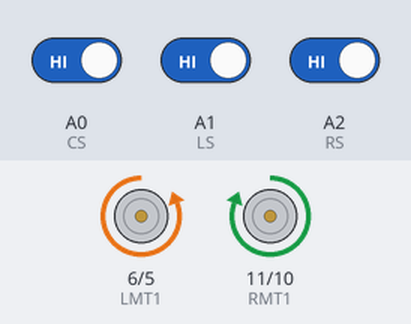
The sketch below on a simulated Arduino Uno, built with avr-gcc and run on an emulated ATmega328P. Parts: motor-driver pin pairs drawn as motors (green arrow = first pin HIGH = forward, orange = second pin HIGH = backward, longer = more drive). The inputs (shaded band) are chosen by the test bench; at power-on: A2 (RS) HIGH, A1 (LS) HIGH, A0 (CS) HIGH.

Above: at 2.8 s.
2.9 s: A2 (RS) driven LOW
At 6.9 s:
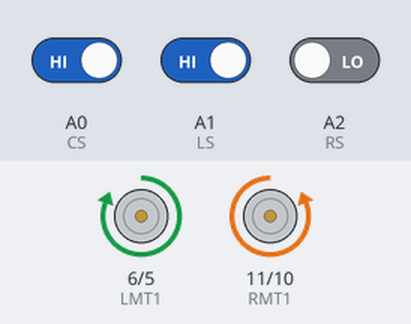
7.0 s: A1 (LS) driven LOW
At 7.8 s:
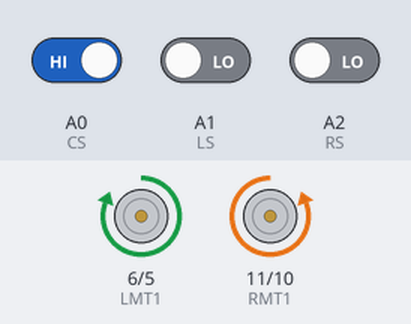
8.5 s: A0 (CS) driven LOW
At 9.6 s:
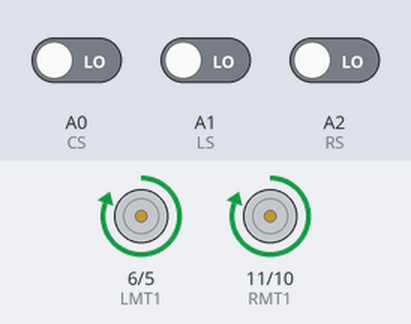
10.0 s: A0 (CS) driven HIGH
At 10.8 s:
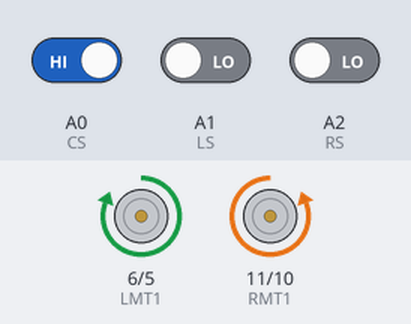
11.5 s: A1 (LS) driven HIGH
At 11.9 s:
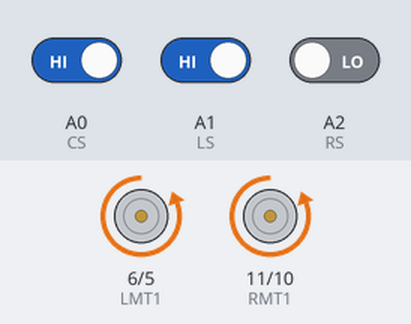
Timing chart, 0 to 16.5 s (numbered marks = the images above; inputs shaded):
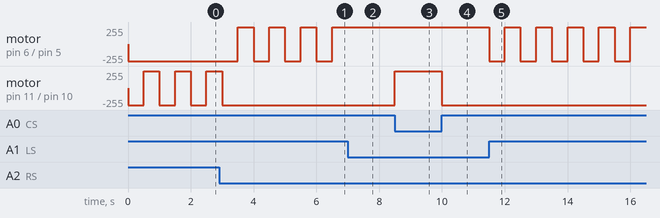

Measured:
- after the input at 2.9 s, motor on pin 6 (LMT1) / pin 5 (LMT2): alternates forward 255/255 for 0.50 s and backward 255/255 for 0.50 s, starting after 0.60 s; motor on pin 11 (RMT1) / pin 10 (RMT2): goes on until 3.0 s, then stays backward 255/255
- after the input at 7.0 s, motor on pin 6 (LMT1) / pin 5 (LMT2): stays forward 255/255 (without the input it goes to backward 255/255 after 0.00 s)
- after the input at 8.5 s, motor on pin 11 (RMT1) / pin 10 (RMT2): backward 255/255 → forward 255/255 at once
- after the input at 10.0 s, motor on pin 11 (RMT1) / pin 10 (RMT2): forward 255/255 → backward 255/255 at once
- after the input at 11.5 s, motor on pin 6 (LMT1) / pin 5 (LMT2): alternates forward 255/255 for 0.50 s and backward 255/255 for 0.50 s, starting at once
- by itself, motor on pin 11 (RMT1) / pin 10 (RMT2): alternates forward 255/255 for 0.50 s and backward 255/255 for 0.50 s

The sketch:

code.ino
```cpp
int LMT1=6,LMT2=5,RMT1=11,RMT2=10;
int CS=A0, LS=A1, RS=A2,CSV,LSV,RSV;
void setup()
{
  pinMode(CS,INPUT);
  pinMode(LS,INPUT);
  pinMode(RS,INPUT);
  pinMode(LMT1,OUTPUT);
  pinMode(LMT2,OUTPUT);
  pinMode(RMT1,OUTPUT);
  pinMode(RMT2,OUTPUT);
}
void loop()
{
  CSV=digitalRead(LS);
  LSV=digitalRead(CS);
  RSV=digitalRead(RS);
  if(LSV==LOW&&CSV==LOW&&RSV==LOW)
  {
    fwd();
  }

  else if(LSV==HIGH&&CSV==LOW&&RSV==LOW)
  {
    right();
  }
  else if(LSV==LOW&&CSV==LOW&&RSV==HIGH)
  {
    left();
  }
  else if(LSV==LOW&&CSV==HIGH&&RSV==LOW)
  {
    back();
    delay(500);
    left();
    delay(500);
  }
  else if(LSV==HIGH&&CSV==HIGH&&RSV==LOW)
  {
    back();
    delay(500);
    right();
    delay(500);
  }
  else if(LSV==LOW&&CSV==HIGH&&RSV==HIGH)
  {
    back();
    delay(500);
    left();
    delay(500);
  }

  else if(LSV==HIGH&&CSV==HIGH&&RSV==HIGH)
  {
    back();
    delay(500);
    left();
    delay(500);
  }
}
void fwd()
{
  digitalWrite(LMT1,HIGH);
  digitalWrite(LMT2,LOW);
  digitalWrite(RMT1,HIGH);
  digitalWrite(RMT2,LOW);
}
void back()
{
  digitalWrite(LMT1,LOW);
  digitalWrite(LMT2,HIGH);
  digitalWrite(RMT1,LOW);
  digitalWrite(RMT2,HIGH);
}
void left()
{
  digitalWrite(LMT1,LOW);
  digitalWrite(LMT2,HIGH);
  digitalWrite(RMT1,HIGH);
  digitalWrite(RMT2,LOW);
}
void right()
{
  digitalWrite(LMT1,HIGH);
  digitalWrite(LMT2,LOW);
  digitalWrite(RMT1,LOW);
  digitalWrite(RMT2,HIGH);
}
```
